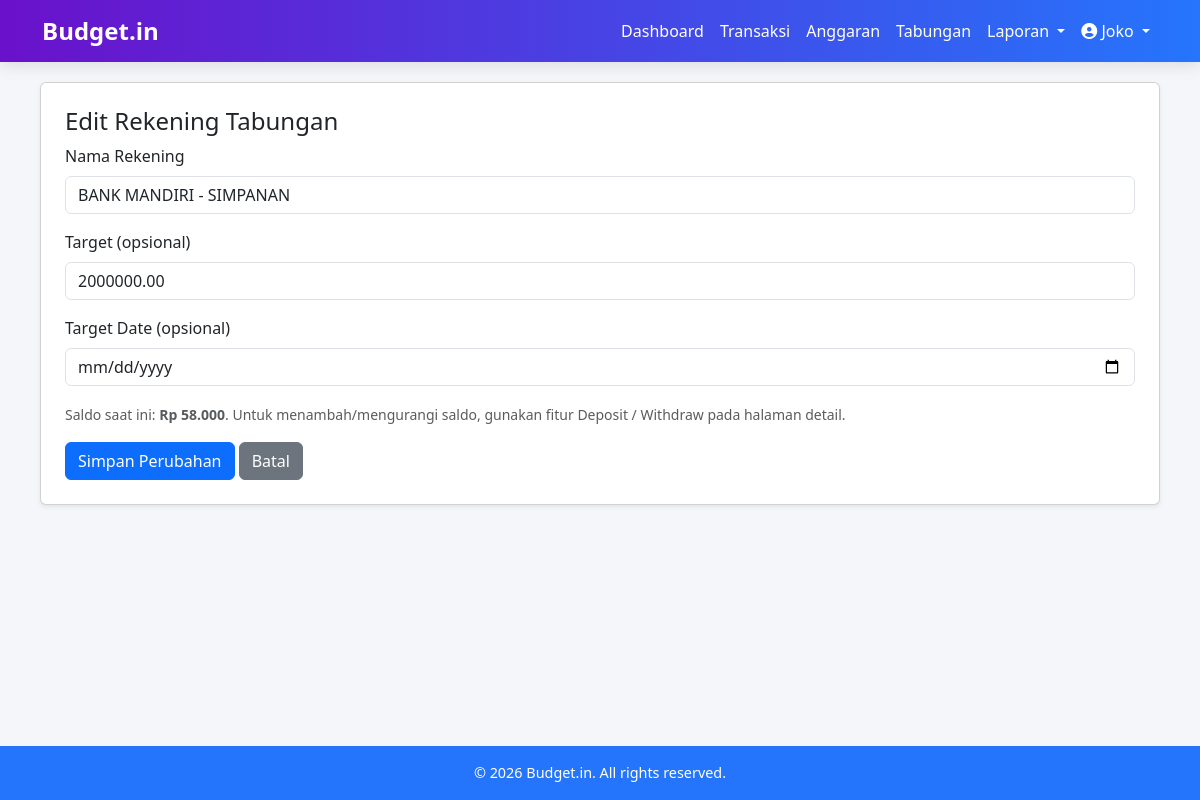
/public/tabungan/edit.php?id=13 (signed in), run on the app's committed database.
### tables this page shows
CREATE TABLE IF NOT EXISTS `tabungan` (
  `id` int NOT NULL AUTO_INCREMENT,
  `id_mahasiswa` int NOT NULL,
  `nama` varchar(100) NOT NULL,
  `saldo` decimal(15,2) NOT NULL DEFAULT '0.00',
  `target_amount` decimal(15,2) DEFAULT NULL,
  `target_date` date DEFAULT NULL,
  `created_at` timestamp NOT NULL DEFAULT CURRENT_TIMESTAMP,
  `updated_at` timestamp NULL DEFAULT NULL,
  PRIMARY KEY (`id`),
  KEY `id_mahasiswa` (`id_mahasiswa`),
  CONSTRAINT `tabungan_ibfk_1` FOREIGN KEY (`id_mahasiswa`) REFERENCES `mahasiswa` (`id_mahasiswa`) ON DELETE CASCADE
);

### includes/functions.php (called while the page is built, shortened)
<?php
function e($str) {
    return htmlspecialchars((string)$str, ENT_QUOTES | ENT_SUBSTITUTE, 'UTF-8');
}

### public/tabungan/edit.php (the view, shortened to what this page needs)
<?php
require_once __DIR__ . '/../../includes/functions.php';
$id_mahasiswa = $_SESSION['user_id'];
$tabungan_id = (int) ($_GET['id'] ?? 0);
$stmt = $pdo->prepare("SELECT * FROM tabungan WHERE id = ? AND id_mahasiswa = ?");
$stmt->execute([$tabungan_id, $id_mahasiswa]);
$tab = $stmt->fetch(PDO::FETCH_ASSOC);
include __DIR__ . '/../../includes/header.php';
?>
<div class="card shadow-sm p-4">
  <h4>Edit Rekening Tabungan</h4>
  <form method="post">
    <div class="mb-3">
      <label class="form-label">Nama Rekening</label>
      <input name="nama" class="form-control" required value="<?= e($tab['nama']) ?>">
    </div>
    <div class="mb-3">
      <label class="form-label">Target (opsional)</label>
      <input name="target_amount" type="number" step="0.01" class="form-control" value="<?= $tab['target_amount'] ? e($tab['target_amount']) : '' ?>">
    </div>
    <div class="mb-3">
      <label class="form-label">Target Date (opsional)</label>
      <input name="target_date" type="date" class="form-control" value="<?= $tab['target_date'] ? e(date('Y-m-d', strtotime($tab['target_date']))) : '' ?>">
    </div>
    <div class="mb-3">
      <small class="text-muted">Saldo saat ini: <strong>Rp <?= number_format($tab['saldo'],0,',','.') ?></strong>. Untuk menambah/mengurangi saldo, gunakan fitur Deposit / Withdraw pada halaman detail.</small>
    </div>
    <button class="btn btn-primary">Simpan Perubahan</button>
    <a href="index.php" class="btn btn-secondary">Batal</a>
  </form>
</div>
<?php include __DIR__ . '/../../includes/footer.php'; ?>

### includes/header.php (style rules this page uses)
html, body { height: 100%; margin: 0; }
body { display: flex; flex-direction: column; font-family: 'Segoe UI', sans-serif; background: #f5f6fa; }

### data on the page
tabungan: nama "BANK MANDIRI - SIMPANAN", target_amount "2000000.00", saldo "58.000"

### other printed values
$_SESSION['user_name'] "Joko"
